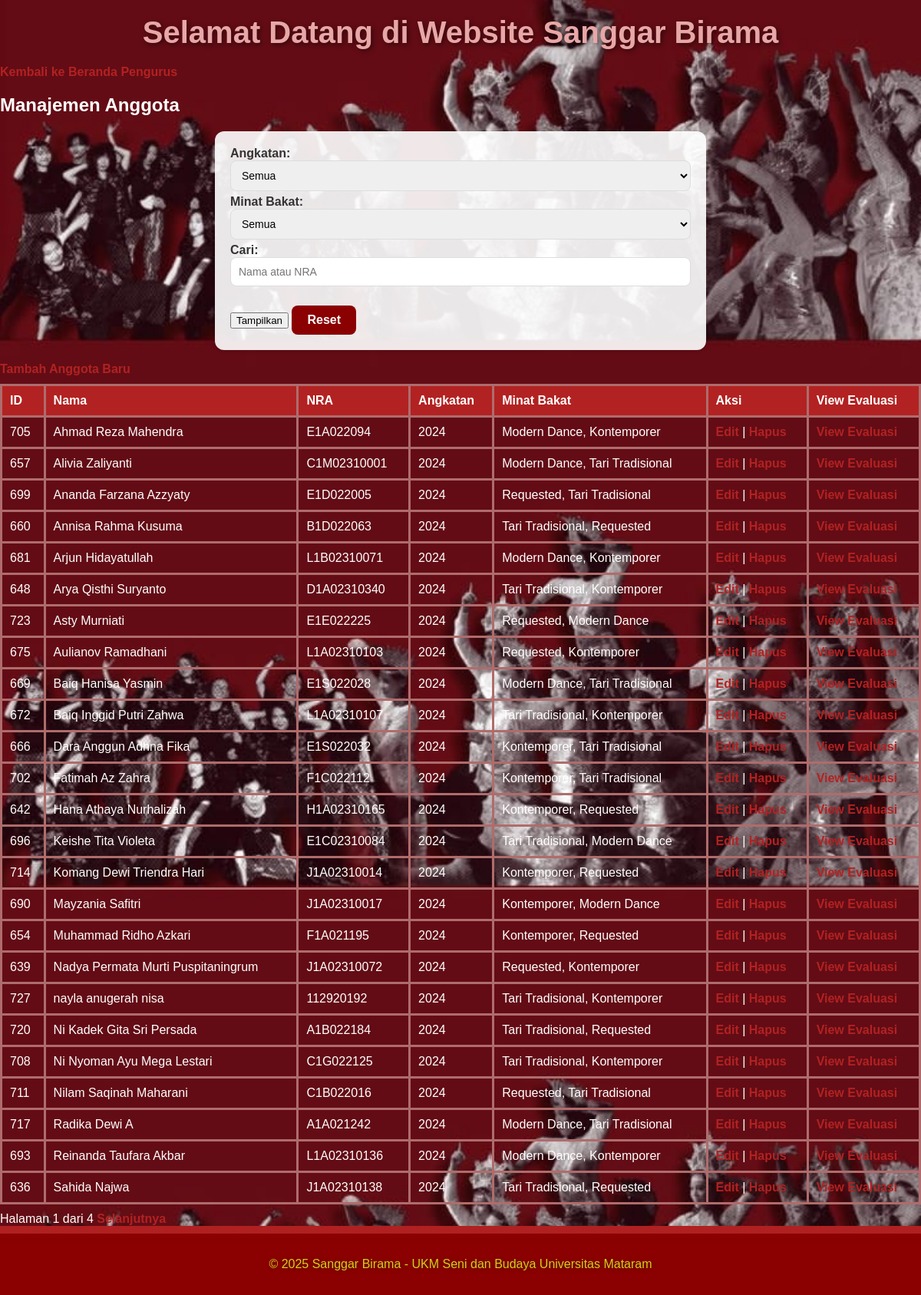
/app/views/manajemen_anggota_kinerja.php (signed in), run on the app's committed database.
### tables this page shows
CREATE TABLE `anggota` (
  `id` int(11) NOT NULL,
  `nama` varchar(100) NOT NULL,
  `nra` varchar(20) NOT NULL,
  `angkatan` int(4) NOT NULL,
  `user_id` int(11) NOT NULL
);

### app/views/manajemen_anggota_kinerja.php (the view, shortened to what this page needs)
<?php
require_once __DIR__ . '/../config/config.php';
$search = isset($_GET['search']) ? $_GET['search'] : '';
$per_page = 25;
$page = isset($_GET['page']) ? max(1, intval($_GET['page'])) : 1;
$offset = ($page - 1) * $per_page;
$count_query = "
    SELECT COUNT(DISTINCT anggota.id)
    FROM anggota
    WHERE 1
";
$count_stmt = $mysqli->prepare($count_query);
$count_stmt->execute();
$count_stmt->bind_result($total_rows);
$total_pages = max(1, ceil($total_rows / $per_page));
$query = "
    SELECT DISTINCT anggota.id, anggota.nama, anggota.nra, anggota.user_id, anggota.angkatan
    FROM anggota
    WHERE 1
";
$params = [];
$types = '';
$query .= " ORDER BY anggota.angkatan DESC, anggota.nama ASC LIMIT ? OFFSET ?";
$params[] = $per_page;
$params[] = $offset;
$types .= 'ii';
$stmt = $mysqli->prepare($query);
if (!empty($params)) {
    $stmt->bind_param($types, ...$params);
}
$stmt->execute();
$anggota_result = $stmt->get_result();
$anggota_minat = [];
$minat_sql = "SELECT amb.id_anggota, mb.nama_minat_bakat
              FROM anggota_minat_bakat amb
              JOIN minat_bakat mb ON amb.id_minat_bakat = mb.id_minat_bakat";
$minat_res = $mysqli->query($minat_sql);
while ($row = $minat_res->fetch_assoc()) {
    $anggota_minat[$row['id_anggota']][] = $row['nama_minat_bakat'];
}
?>
<?php include __DIR__ . '/header.php'; ?>
<a href="beranda_pengurus.php">Kembali ke Beranda Pengurus</a>
<h2>Manajemen Anggota</h2>
<form method="get" style="margin-bottom:16px;">
    <label>Angkatan:
        <select name="angkatan">
            <option value="">Semua</option>
        </select>
    </label>
    <label>Minat Bakat:
        <select name="minat">
            <option value="">Semua</option>
        </select>
    </label>
    <label>Cari:
        <input type="text" name="search" value="<?= htmlspecialchars($search) ?>" placeholder="Nama atau NRA">
    </label>
    <button type="submit">Tampilkan</button>
    <a href="manajemen_anggota_kinerja.php">Reset</a>
</form>
<a href="anggota_crud.php?mode=add">Tambah Anggota Baru</a>
<table border="1">
    <tr>
        <th>ID</th>
        <th>Nama</th>
        <th>NRA</th>
        <th>Angkatan</th>
        <th>Minat Bakat</th>
        <th>Aksi</th>
        <th>View Evaluasi</th>
    </tr>
    <?php while ($anggota = $anggota_result->fetch_assoc()) { ?>
        <tr>
            <td><?= $anggota["id"]; ?></td>
            <td><?= htmlspecialchars($anggota["nama"]); ?></td>
            <td><?= htmlspecialchars($anggota["nra"]); ?></td>
            <td><?= htmlspecialchars($anggota["angkatan"]); ?></td>
            <td>
                <?php
                if (!empty($anggota_minat[$anggota["id"]])) {
                    echo htmlspecialchars(implode(', ', $anggota_minat[$anggota["id"]]));
                } else {
                    echo "<i>Belum Terdaftar</i>";
                }
                ?>
            </td>
            <td>
                <a href="anggota_crud.php?mode=edit&id=<?= $anggota["id"]; ?>">Edit</a> |
                <a href="anggota_crud.php?mode=delete&id=<?= $anggota["id"]; ?>" onclick="return confirm('Yakin ingin menghapus anggota ini?')">Hapus</a>
            </td>
            <td>
                <a href="evaluasi_anggota.php?id=<?= $anggota["id"]; ?>&mode=view" target="_blank">View Evaluasi</a>
            </td>
        </tr>
    <?php } ?>
</table>
<div style="margin:10px 0;">
    Halaman <?= $page ?> dari <?= $total_pages ?>
    <?php if ($page < $total_pages): ?>
        <a href="?<?= http_build_query(array_merge($_GET, ['page' => $page + 1])) ?>">Selanjutnya</a>
    <?php endif; ?>
</div>
<?php include __DIR__ . '/footer.php'; ?>

### public/css/style.css (style rules this page uses)
body { margin: 0; font-family: Arial, sans-serif; background: linear-gradient(to bottom, #8B0000, #B22222); color: #fff; }
table { width: 100%; border-collapse: collapse; margin-top: 10px; }
table, th, td { border: 3px solid #af6c6c; }
th, td { padding: 10px; text-align: left; }
th { background-color: #B22222; color: white; }
a { color: #B22222; font-weight: bold; text-decoration: none; }
form { max-width: 600px; margin: 20px auto; padding: 20px; background: linear-gradient(to bottom, #ffffff, #f9f9f9); border-radius: 12px; box-shadow: 0 4px 8px rgba(0, 0, 0, 0.2); font-family: Arial, sans-serif; }
label { display: block; font-weight: bold; margin-bottom: 5px; color: #333; }
input[type="text"], input[type="email"], input[type="tel"], input[type="number"], input[type="date"], input[type="time"], textarea, select { width: 100%; padding: 10px; border: 1px solid #ddd; border-radius: 8px; font-size: 14px; font-family: Arial, sans-serif; box-sizing: border-box; transition: all 0.3s ease; }
form a { display: inline-block; margin-top: 20px; padding: 10px 20px; background: #8B0000; color: #fff; text-decoration: none; font-weight: bold; border-radius: 8px; transition: background-color 0.3s ease, transform 0.3s ease; text-align: center; }
form { background: rgba(255, 255, 255, 0.9); padding: 20px; border-radius: 12px; box-shadow: 0 2px 4px rgba(0, 0, 0, 0.1); max-width: 600px; margin: 20px auto; }

### data on the page
anggota: id "705", nama "Ahmad Reza Mahendra", nra "E1A022094", angkatan "2024", id "Modern Dance, Kontemporer"
anggota: id "657", nama "Alivia Zaliyanti", nra "C1M02310001", angkatan "2024", id "Modern Dance, Tari Tradisional"
anggota: id "699", nama "Ananda Farzana Azzyaty", nra "E1D022005", angkatan "2024", id "Requested, Tari Tradisional"
anggota: id "660", nama "Annisa Rahma Kusuma", nra "B1D022063", angkatan "2024", id "Tari Tradisional, Requested"
anggota: id "681", nama "Arjun Hidayatullah", nra "L1B02310071", angkatan "2024", id "Modern Dance, Kontemporer"
anggota: id "648", nama "Arya Qisthi Suryanto", nra "D1A02310340", angkatan "2024", id "Tari Tradisional, Kontemporer"
anggota: id "723", nama "Asty Murniati", nra "E1E022225", angkatan "2024", id "Requested, Modern Dance"
anggota: id "675", nama "Aulianov Ramadhani", nra "L1A02310103", angkatan "2024", id "Requested, Kontemporer"
anggota: id "669", nama "Baiq Hanisa Yasmin", nra "E1S022028", angkatan "2024", id "Modern Dance, Tari Tradisional"
anggota: id "672", nama "Baiq Inggid Putri Zahwa", nra "L1A02310107", angkatan "2024", id "Tari Tradisional, Kontemporer"
anggota: id "666", nama "Dara Anggun Adhna Fika", nra "E1S022032", angkatan "2024", id "Kontemporer, Tari Tradisional"
anggota: id "702", nama "Fatimah Az Zahra", nra "F1C022112", angkatan "2024", id "Kontemporer, Tari Tradisional"
anggota: id "642", nama "Hana Athaya Nurhalizah", nra "H1A02310165", angkatan "2024", id "Kontemporer, Requested"
anggota: id "696", nama "Keishe Tita Violeta", nra "E1C02310084", angkatan "2024", id "Tari Tradisional, Modern Dance"
anggota: id "714", nama "Komang Dewi Triendra Hari", nra "J1A02310014", angkatan "2024", id "Kontemporer, Requested"
anggota: id "690", nama "Mayzania Safitri", nra "J1A02310017", angkatan "2024", id "Kontemporer, Modern Dance"
anggota: id "654", nama "Muhammad Ridho Azkari", nra "F1A021195", angkatan "2024", id "Kontemporer, Requested"
anggota: id "639", nama "Nadya Permata Murti Puspitaningrum", nra "J1A02310072", angkatan "2024", id "Requested, Kontemporer"
anggota: id "727", nama "nayla anugerah nisa", nra "112920192", angkatan "2024", id "Tari Tradisional, Kontemporer"
anggota: id "720", nama "Ni Kadek Gita Sri Persada", nra "A1B022184", angkatan "2024", id "Tari Tradisional, Requested"
anggota: id "708", nama "Ni Nyoman Ayu Mega Lestari", nra "C1G022125", angkatan "2024", id "Tari Tradisional, Kontemporer"
anggota: id "711", nama "Nilam Saqinah Maharani", nra "C1B022016", angkatan "2024", id "Requested, Tari Tradisional"
anggota: id "717", nama "Radika Dewi A", nra "A1A021242", angkatan "2024", id "Modern Dance, Tari Tradisional"
anggota: id "693", nama "Reinanda Taufara Akbar", nra "L1A02310136", angkatan "2024", id "Modern Dance, Kontemporer"
anggota: id "636", nama "Sahida Najwa", nra "J1A02310138", angkatan "2024", id "Tari Tradisional, Requested"

### other printed values
$page "1"
$total_pages "4"
